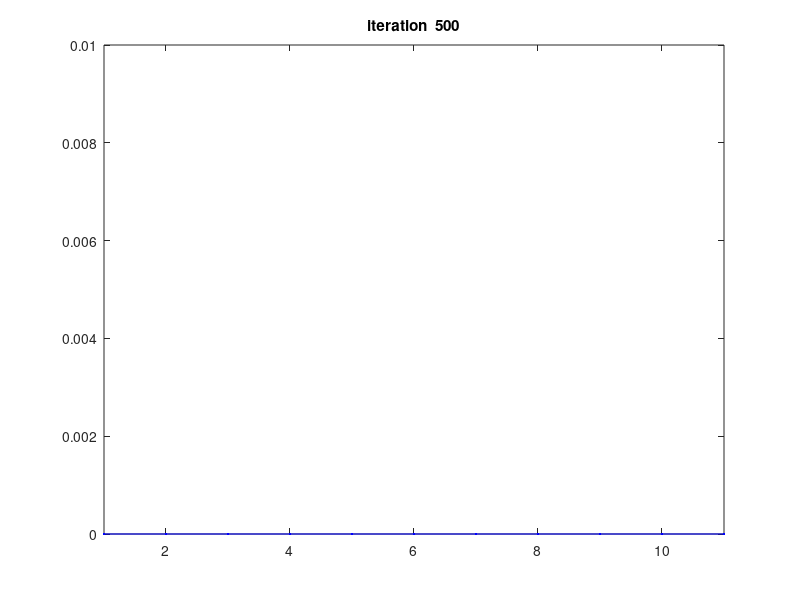
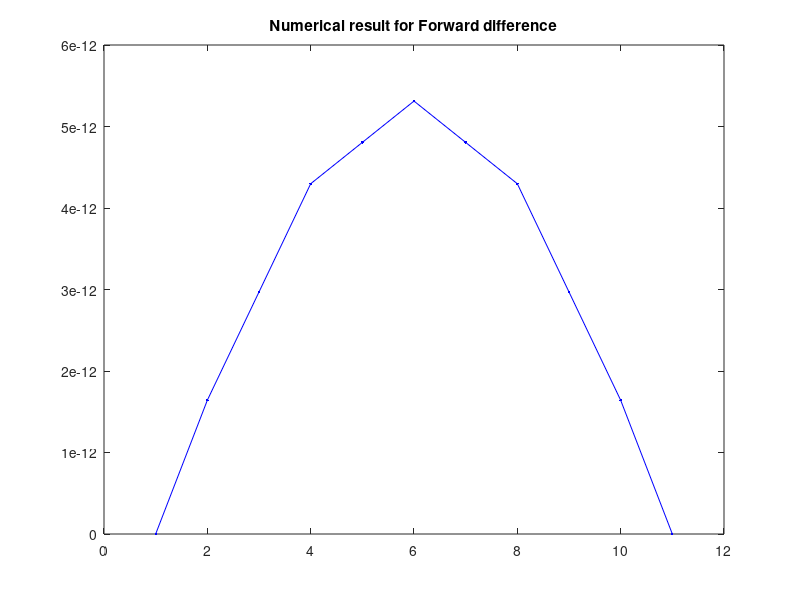

The MATLAB source for these figures, in order:
format long

 

h=.1;      %delta x 

D=.5;%dissusion coefficient

t=5;

N=100;

k=1/N;    %delta t

r=50*k;    %1/(2*(h^2))

gu=zeros(11,5);

uint=zeros(11,1);     %initial u

for i=0:10

    if i*h<=.5

        uint(i+1,1)=i*h;

    end

    if i*h>.5

        uint(i+1,1)=1-i*h;

    end

end

uold=uint;

unew=zeros(11,1);

for n=1:(t/k)

    for i=1:9

       unew(1,1)=uold(1 ,1);

       unew(11,1)=uold(11,1);

       unew(i+1,1)=r*uold(i,1)+(1-2*r)*uold(i+1,1)+r*uold(i+2,1);

    end

    uold=unew;
    
    figure(1) ;   
    plot(1:length(uold),uold,'b.-');
    title(sprintf('iteration %4d',n));
    axis([1 11 0 0.01]);

end 

    uold
    
figure(2)    
plot(1:length(uold),uold,'b.-')
% legend('computed','true')
title('Numerical result for Forward difference')
% axis([1 11 0 1e-12])